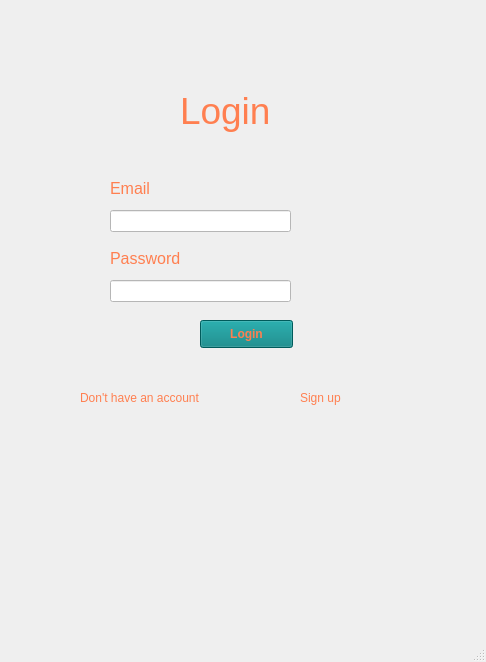
<?xml version="1.0" encoding="UTF-8"?>
<ui version="4.0">
 <class>MainWindow</class>
 <widget class="QMainWindow" name="MainWindow">
  <property name="geometry">
   <rect>
    <x>0</x>
    <y>0</y>
    <width>486</width>
    <height>662</height>
   </rect>
  </property>
  <property name="windowTitle">
   <string>MainWindow</string>
  </property>
  <property name="styleSheet">
   <string notr="true">background-image:url(&quot;C:/Users/Lenovo/Downloads/images.jfif&quot;);</string>
  </property>
  <widget class="QWidget" name="centralwidget">
   <widget class="QLabel" name="label">
    <property name="geometry">
     <rect>
      <x>180</x>
      <y>80</y>
      <width>131</width>
      <height>61</height>
     </rect>
    </property>
    <property name="font">
     <font>
      <family>Arial</family>
      <pointsize>28</pointsize>
     </font>
    </property>
    <property name="styleSheet">
     <string notr="true">color:coral;</string>
    </property>
    <property name="text">
     <string>Login</string>
    </property>
   </widget>
   <widget class="QLabel" name="label_2">
    <property name="geometry">
     <rect>
      <x>110</x>
      <y>180</y>
      <width>55</width>
      <height>16</height>
     </rect>
    </property>
    <property name="font">
     <font>
      <family>Arial</family>
      <pointsize>12</pointsize>
     </font>
    </property>
    <property name="styleSheet">
     <string notr="true">color:coral;</string>
    </property>
    <property name="text">
     <string>Email</string>
    </property>
   </widget>
   <widget class="QLabel" name="label_3">
    <property name="geometry">
     <rect>
      <x>110</x>
      <y>250</y>
      <width>101</width>
      <height>16</height>
     </rect>
    </property>
    <property name="font">
     <font>
      <family>Arial</family>
      <pointsize>12</pointsize>
     </font>
    </property>
    <property name="styleSheet">
     <string notr="true">color:coral;</string>
    </property>
    <property name="text">
     <string>Password</string>
    </property>
   </widget>
   <widget class="QLineEdit" name="txtEmail">
    <property name="geometry">
     <rect>
      <x>110</x>
      <y>210</y>
      <width>181</width>
      <height>22</height>
     </rect>
    </property>
    <property name="styleSheet">
     <string notr="true">color:white;
background-color:white;</string>
    </property>
   </widget>
   <widget class="QLineEdit" name="txtPassword">
    <property name="geometry">
     <rect>
      <x>110</x>
      <y>280</y>
      <width>181</width>
      <height>22</height>
     </rect>
    </property>
    <property name="styleSheet">
     <string notr="true">color:white;
background-color:white;</string>
    </property>
   </widget>
   <widget class="QPushButton" name="btnLogin">
    <property name="geometry">
     <rect>
      <x>200</x>
      <y>320</y>
      <width>93</width>
      <height>28</height>
     </rect>
    </property>
    <property name="font">
     <font>
      <weight>75</weight>
      <bold>true</bold>
     </font>
    </property>
    <property name="styleSheet">
     <string notr="true">color:coral;
background-color:Teal;</string>
    </property>
    <property name="text">
     <string>Login</string>
    </property>
   </widget>
   <widget class="QLabel" name="label_4">
    <property name="geometry">
     <rect>
      <x>80</x>
      <y>390</y>
      <width>131</width>
      <height>16</height>
     </rect>
    </property>
    <property name="styleSheet">
     <string notr="true">color:coral;</string>
    </property>
    <property name="text">
     <string>Don't have an account</string>
    </property>
   </widget>
   <widget class="QLabel" name="label_5">
    <property name="geometry">
     <rect>
      <x>300</x>
      <y>390</y>
      <width>55</width>
      <height>16</height>
     </rect>
    </property>
    <property name="styleSheet">
     <string notr="true">color:coral;</string>
    </property>
    <property name="text">
     <string>Sign up</string>
    </property>
   </widget>
  </widget>
  <widget class="QMenuBar" name="menubar">
   <property name="geometry">
    <rect>
     <x>0</x>
     <y>0</y>
     <width>486</width>
     <height>26</height>
    </rect>
   </property>
  </widget>
  <widget class="QStatusBar" name="statusbar"/>
 </widget>
 <resources/>
 <connections/>
</ui>
